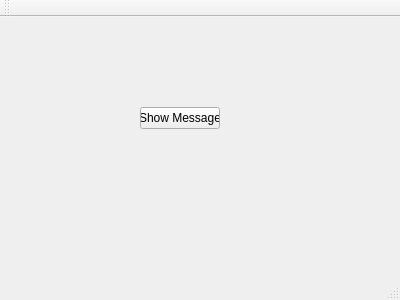
<?xml version="1.0" encoding="UTF-8"?>
<ui version="4.0">
 <class>MainWindow</class>
 <widget class="QMainWindow" name="MainWindow">
  <property name="geometry">
   <rect>
    <x>0</x>
    <y>0</y>
    <width>400</width>
    <height>300</height>
   </rect>
  </property>
  <property name="windowTitle">
   <string>MainWindow</string>
  </property>
  <widget class="QWidget" name="centralWidget">
   <widget class="QPushButton" name="pushButton">
    <property name="geometry">
     <rect>
      <x>140</x>
      <y>90</y>
      <width>80</width>
      <height>22</height>
     </rect>
    </property>
    <property name="text">
     <string>Show Message</string>
    </property>
   </widget>
  </widget>
  <widget class="QMenuBar" name="menuBar">
   <property name="geometry">
    <rect>
     <x>0</x>
     <y>0</y>
     <width>400</width>
     <height>21</height>
    </rect>
   </property>
  </widget>
  <widget class="QToolBar" name="mainToolBar">
   <attribute name="toolBarArea">
    <enum>TopToolBarArea</enum>
   </attribute>
   <attribute name="toolBarBreak">
    <bool>false</bool>
   </attribute>
  </widget>
  <widget class="QStatusBar" name="statusBar"/>
 </widget>
 <layoutdefault spacing="6" margin="11"/>
 <resources/>
 <connections/>
</ui>
